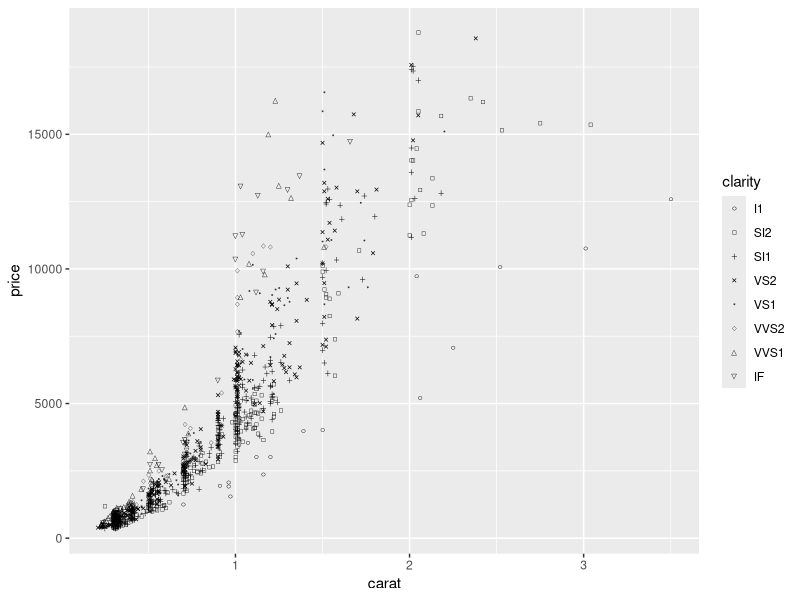

Source code (R):
## ---- chunk 1
library(ggplot2)
library(ggthemes)
## ---- chunk 2
dsamp <- diamonds[sample(nrow(diamonds), 1000), ]
p <- qplot(carat, price, data=dsamp, shape=clarity)
p + scale_shape_tableau()



